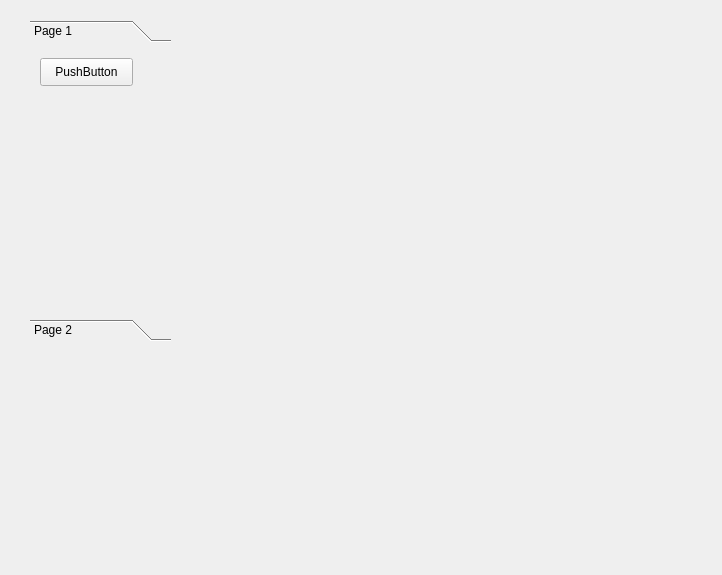
<?xml version="1.0" encoding="UTF-8"?>
<ui version="4.0">
 <class>Form</class>
 <widget class="QWidget" name="Form">
  <property name="geometry">
   <rect>
    <x>0</x>
    <y>0</y>
    <width>722</width>
    <height>575</height>
   </rect>
  </property>
  <property name="windowTitle">
   <string>Form</string>
  </property>
  <widget class="QToolBox" name="toolBox">
   <property name="geometry">
    <rect>
     <x>30</x>
     <y>20</y>
     <width>141</width>
     <height>321</height>
    </rect>
   </property>
   <property name="currentIndex">
    <number>0</number>
   </property>
   <widget class="QWidget" name="page">
    <property name="geometry">
     <rect>
      <x>0</x>
      <y>0</y>
      <width>141</width>
      <height>261</height>
     </rect>
    </property>
    <attribute name="label">
     <string>Page 1</string>
    </attribute>
    <widget class="QPushButton" name="pushButton">
     <property name="geometry">
      <rect>
       <x>10</x>
       <y>10</y>
       <width>93</width>
       <height>28</height>
      </rect>
     </property>
     <property name="text">
      <string>PushButton</string>
     </property>
    </widget>
   </widget>
   <widget class="QWidget" name="page_2">
    <property name="geometry">
     <rect>
      <x>0</x>
      <y>0</y>
      <width>141</width>
      <height>261</height>
     </rect>
    </property>
    <attribute name="label">
     <string>Page 2</string>
    </attribute>
    <widget class="QRadioButton" name="radioButton">
     <property name="geometry">
      <rect>
       <x>0</x>
       <y>10</y>
       <width>115</width>
       <height>19</height>
      </rect>
     </property>
     <property name="text">
      <string>RadioButton</string>
     </property>
    </widget>
    <widget class="QRadioButton" name="radioButton_2">
     <property name="geometry">
      <rect>
       <x>0</x>
       <y>40</y>
       <width>115</width>
       <height>19</height>
      </rect>
     </property>
     <property name="text">
      <string>RadioButton</string>
     </property>
    </widget>
   </widget>
  </widget>
 </widget>
 <resources/>
 <connections/>
</ui>
